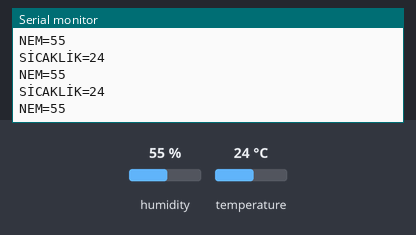
This sketch was run on a simulated Arduino Uno, built with avr-gcc and run on an emulated ATmega328P. Parts: the last lines printed to the serial monitor. Inputs (shaded band) come from the test bench; at power-on: humidity 55 %, temperature 24 °C.

Above: at 1.2 s.
1.3 s: humidity set to 22 %
At 1.51 s:
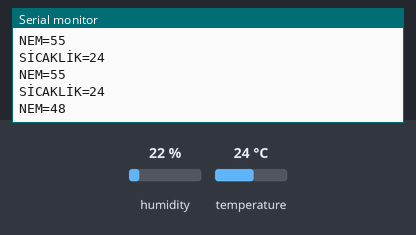
2.8 s: temperature set to 12 °C
At 2.83 s:
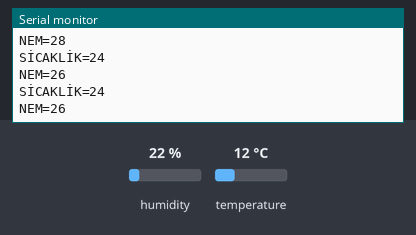
4.3 s: humidity set to 40 %
At 4.31 s:
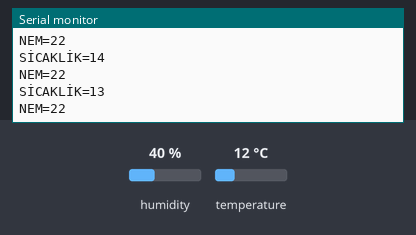
Timing chart, 0 to 7.3 s (numbered marks = the images above; inputs shaded):
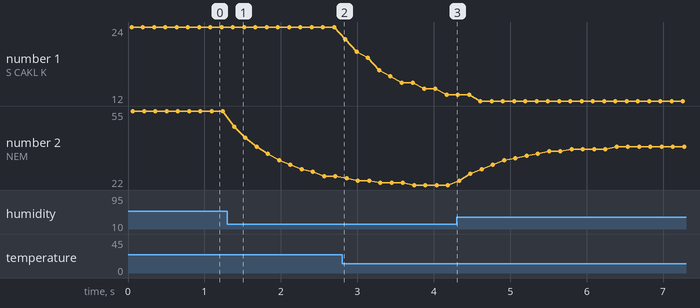

Measured:
- after the input at 1.3 s, the serial monitor: prints a new line after 0.09 s (image 1)
- plotted number 1: 24 → 13 after the input at 2.8 s
- plotted number 2: 55 → 26 after the input at 1.3 s

The sketch:

dht11.ino
```cpp
#include <dht11.h>
#include <Smoothed.h>

Smoothed <float> dht_sens_sicaklik;
Smoothed <float> dht_sens_nem;
dht11 dht;
int sens_pin[]={7};
int sayac=0;

struct sens_deger{
  int gelen[10]={};
};
struct sens_deger sens;
void setup() {
  Serial.begin(9600);
  dht_sens_sicaklik.begin(SMOOTHED_EXPONENTIAL,10);
  dht_sens_nem.begin(SMOOTHED_EXPONENTIAL,10);
  if(!Serial)
  {
    Serial.println("Seri haberlesme baslatilamadi.");
  }
  else
  {
    for(int i=0; i<1; i++) pinMode(sens_pin[i],INPUT);
  }
}

void loop() {

  sens.gelen[0]=sens_okuma(sens_pin[0]);
  sens.gelen[1]=sens_okuma(sens_pin[0]);
  if(!bool(0))
  {
    Serial.print("SİCAKLİK=");
    Serial.println(sens.gelen[0]);
    Serial.print("NEM=");
    Serial.println(sens.gelen[1]);
  }
  delay(100);

}

int sens_okuma(int pin) {

  int kont;int nem,sicaklik;int giden;
  int dizi_limiti=1;
  kont=dht.read(pin);
  sicaklik=(float)dht.temperature,2;
  nem=(float)dht.humidity,2;
  if(!bool(0))
  {
    dht_sens_sicaklik.add(sicaklik);
    dht_sens_nem.add(nem);
  }
  int smooth_sicaklik=dht_sens_sicaklik.get();int smooth_nem=dht_sens_nem.get();
  int toplam[]={smooth_sicaklik,smooth_nem};
  if(!bool(0))
  {
    giden=toplam[sayac];
    sayac++;
    if(sayac>dizi_limiti) sayac=0;
  }
  return giden;


}
```
